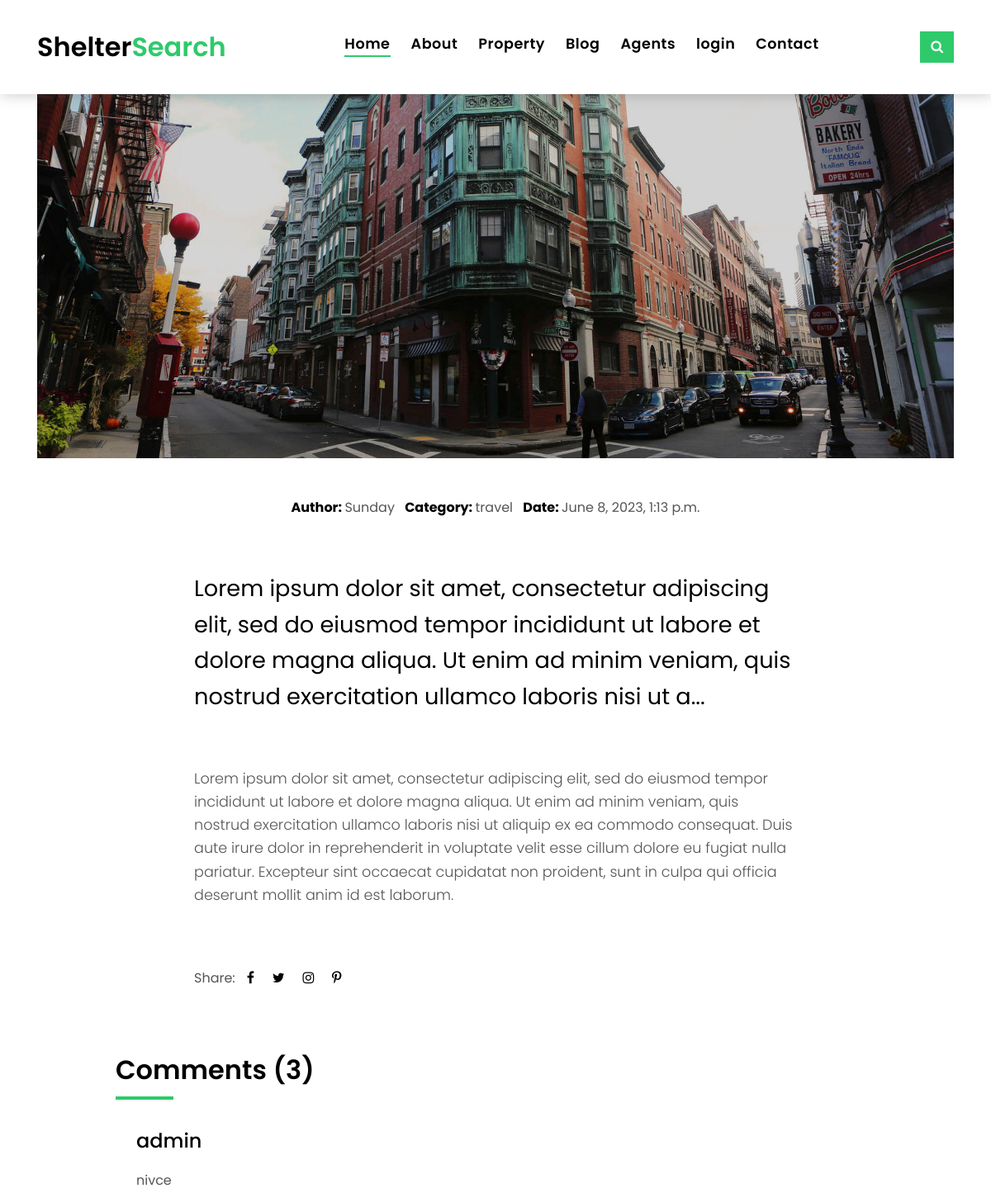
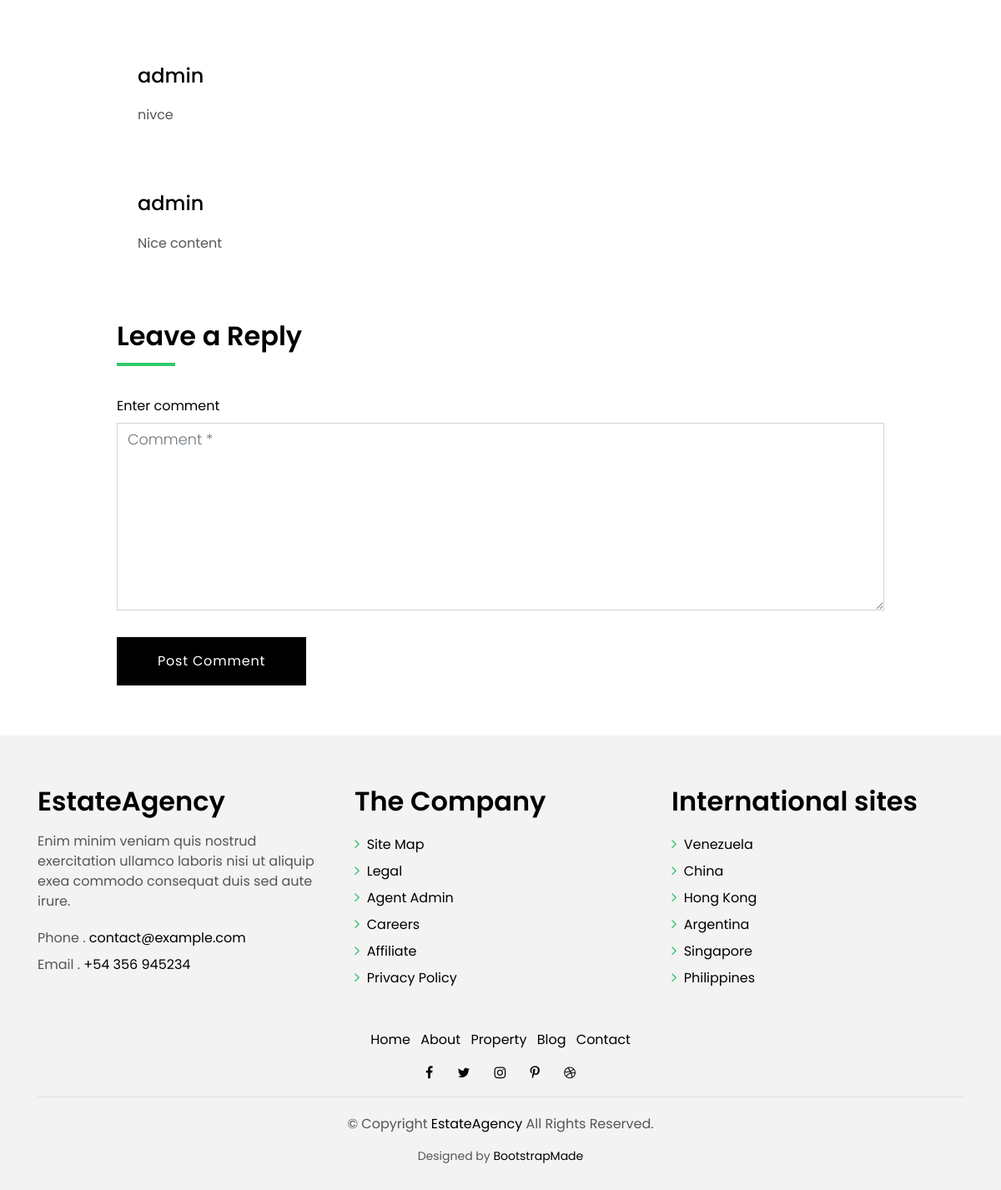
/blog/post/1, run on the app's committed database (2 pictures, top to bottom).
### blog/models.py (models this page shows, shortened)
class BlogPost(models.Model):
    preview_image = models.ImageField()
    post_image = models.ImageField()
    title = models.CharField(max_length=100)
    author = models.ForeignKey(User, on_delete=models.CASCADE)
    short_content = models.TextField(blank=True)
    category = models.CharField(max_length=50)
    date_posted = models.DateTimeField(default=timezone.now)
    content = models.TextField()

class Comment(models.Model):
    author = models.ForeignKey(User, on_delete=models.CASCADE)
    content = models.TextField(max_length=200)
    created_at = models.DateTimeField(default=timezone.now)
    post_id = models.CharField(max_length=500)
    class Meta:
        ordering = ['-created_at']

### blog/views.py (the view)
# urls.py: path('post/<int:pk>', BlogDetailView.as_view(), name='post-detail'),
class BlogDetailView(DetailView):
    model = BlogPost
    template_name = 'blog/blog-detail.html'
    context_object_name = 'object'
    def get_context_data(self, **kwargs):
        context = super().get_context_data(**kwargs)
        post = self.get_object()
        comments = Comment.objects.filter(post_id=post.id)
        num_of_comments = len(comments)
        context['comments'] = comments
        context['num_of_comments'] = num_of_comments
        return context

### blog/templates/blog/blog-detail.html (shortened to what this page needs)
{% extends 'core/base.html' %}
{% block content %}
 <section class="news-single nav-arrow-b">
    <div class="container">
      <div class="row">
        <div class="col-sm-12">
          <div class="news-img-box">
            <img src="{{ object.post_image.url }}" alt="" class="img-fluid">
          </div>
        </div>
        <div class="col-md-10 offset-md-1 col-lg-8 offset-lg-2">
          <div class="post-information">
            <ul class="list-inline text-center color-a">
              <li class="list-inline-item mr-2">
                <strong>Author: </strong>
                <span class="color-text-a">{{ object.author }}</span>
              </li>
              <li class="list-inline-item mr-2">
                <strong>Category: </strong>
                <span class="color-text-a">{{ object.category }}</span>
              </li>
              <li class="list-inline-item">
                <strong>Date: </strong>
                <span class="color-text-a">{{ object.date_posted }}</span>
              </li>
            </ul>
          </div>
          <div class="post-content color-text-a">
            <p class="post-intro">
              {{ object.short_content }}
            </p>
            <p>
              {{ object.content }}
            </p>
          </div>
          <div class="post-footer">
            <div class="post-share">
              <span>Share: </span>
              <ul class="list-inline socials">
                <li class="list-inline-item">
                  <a href="#">
                    <i class="fa fa-facebook" aria-hidden="true"></i>
                  </a>
                </li>
                <li class="list-inline-item">
                  <a href="#">
                    <i class="fa fa-twitter" aria-hidden="true"></i>
                  </a>
                </li>
                <li class="list-inline-item">
                  <a href="#">
                    <i class="fa fa-instagram" aria-hidden="true"></i>
                  </a>
                </li>
                <li class="list-inline-item">
                  <a href="#">
                    <i class="fa fa-pinterest-p" aria-hidden="true"></i>
                  </a>
                </li>
              </ul>
            </div>
          </div>
        </div>
        <div class="col-md-10 offset-md-1 col-lg-10 offset-lg-1">
          <div class="title-box-d">
            <h3 class="title-d">Comments ({{ num_of_comments }})</h3>
          </div>
          <div class="box-comments">
            <ul class="list-comments">
              {% for comment in comments %}
              <li>
                <div class="comment-details">
                  <h4 class="comment-author">{{ comment.author }}</h4>
                  <p class="comment-description">
                    {{ comment.content }}
                  </p>
                </div>
              </li>
              {% endfor %}
            </ul>
          </div>
          <div class="form-comments">
            <div class="title-box-d">
              <h3 class="title-d"> Leave a Reply</h3>
            </div>
            <form class="form-a" method="POST" action="{% url 'add-comment' object.id %}">
              <div class="row">
                <div class="col-md-12 mb-3">
                  <div class="form-group">
                    <label for="textMessage">Enter comment</label>
                    <textarea  id="textMessage" class="form-control" placeholder="Comment *" name="content" cols="45"
                      rows="8" required></textarea>
                  </div>
                </div>
                <div class="col-md-12">
                  <button type="submit" class="btn btn-a">Post Comment</button>
                </div>
              </div>
            </form>
          </div>
        </div>
      </div>
    </div>
  </section>
{% endblock %}

### core/static/css/style.css (style rules this page uses)
body { font-family: 'Poppins', sans-serif; color: #555555; }
h1, h2, h3, h4, h5, h6 { color: #000000; }
a { color: #000000; transition: all .5s ease; }
.color-a { color: #000000; }
.color-text-a { color: #555555; }
.title-box-d { padding-bottom: 1.8rem; margin-bottom: 1rem; position: relative; }
.title-box-d .title-d { font-weight: 600; font-size: 2rem; }
.title-box-d .title-d:after { content: ''; position: absolute; width: 70px; height: 4px; background-color: #2eca6a; bottom: 20px; left: 0; }
.ul-resect ul, .list-a ul, .box-comments ul { list-style: none; padding-left: 0; margin-bottom: 0; }
.post-information { padding: 3rem 0; }
.post-content { font-size: 1.1rem; font-weight: 300; line-height: 1.6; }
.post-content .post-intro { font-size: 1.7rem; font-weight: 300; margin-bottom: 4rem; line-height: 1.6; color: #000000; font-weight: 400; }
.post-content p { margin-bottom: 1.7rem; }
.post-footer { padding: 3rem 0 4rem; }
.post-share .socials { display: inline-block; }
.post-share .socials li { margin-left: .6rem; }
.box-comments .list-comments li { padding-bottom: 3.5rem; }
.box-comments .list-comments .comment-author { font-size: 1.3rem; }
.box-comments .list-comments .comment-details { display: table-cell; vertical-align: top; padding-left: 25px; }
.box-comments .list-comments .comment-description { padding: .8rem 0 .5rem 0; }
.form-a label { color: #000000; position: relative; }
.form-a .form-control { border-radius: 0; font-size: 1.1rem; font-weight: 300; }
.btn { transition: .5s ease; }
.btn.btn-a, .btn.btn-b { border-radius: 0; padding: 1rem 3rem; letter-spacing: .05rem; }
.btn.btn-a { background-color: #000000; color: #ffffff; }
@media (min-width: 768px) { .box-comments .list-comments .comment-author { font-size: 1.5rem; } }

### data on the page
BlogPost: post_image (picture), author "Sunday", category "travel", date_posted "June 8, 2023, 1:13 p.m.", short_content "Lorem ipsum dolor sit amet, consectetur adipiscing elit, sed do eiusmod tempor incididunt ut labore et dolore magna aliqua. Ut enim ad minim veniam, quis nostrud exercitation ullamco laboris nisi ut a...", content "Lorem ipsum dolor sit amet, consectetur adipiscing elit, sed do eiusmod tempor incididunt ut labore et dolore magna aliqua. Ut enim ad minim veniam, quis nostrud exercitation ullamco laboris nisi ut aliquip ex ea commodo consequat. Duis aute irure dolor in reprehenderit in voluptate velit esse cillum dolore eu fugiat nulla pariatur. Excepteur sint occaecat cupidatat non proident, sunt in culpa qui officia deserunt mollit anim id est laborum."
Comment: author "admin", content "nivce"
Comment: author "admin", content "nivce"
Comment: author "admin", content "Nice content"

### other printed values
{{ num_of_comments }} "3"
